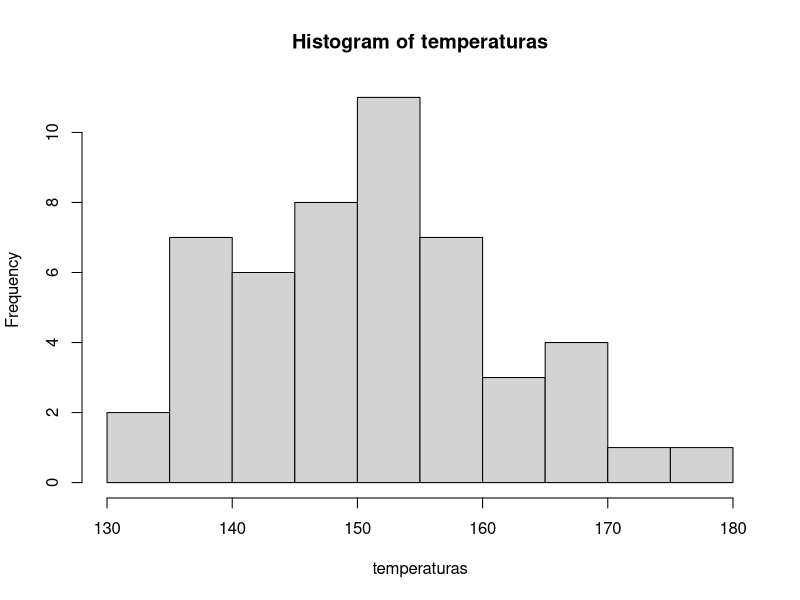
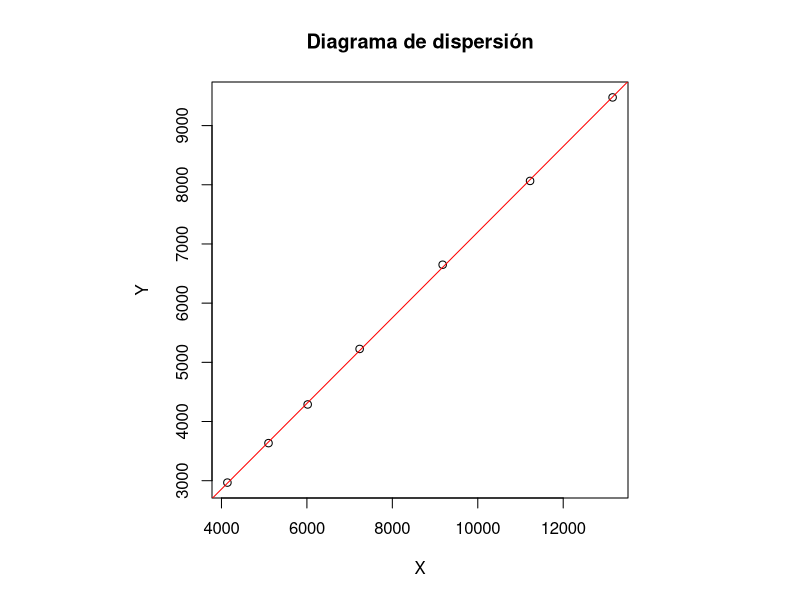

These charts were generated, in order, by the following R code:
## ---- chunk 1
    # Datos de los tiempos de reparación y costes 

    tiempos_reparacion <- c(159, 280, 101, 212, 224, 379, 179, 264) 
    costes <- c(23.12, 43.15, 34.95, 54.23, 65.65, 22.45, 45.78, 87.65) 
## ---- chunk 2
    tiempo_minimo <- min(tiempos_reparacion) 
## ---- chunk 3
    tiempo_maximo <- max(tiempos_reparacion) 
## ---- chunk 4
    posicion_coste_minimo <- which(costes == min(costes)) 
    posicion_coste_maximo <- which(costes == max(costes)) 
## ---- chunk 5
    tiempos_reparacion_dias <- tiempos_reparacion / 24 
## ---- chunk 6
    tiempos_reparacion_filtrados <- tiempos_reparacion[
      -c( which(
          tiempos_reparacion==min(tiempos_reparacion)),
          which(tiempos_reparacion==max(tiempos_reparacion))
        )
    ] 
## ---- chunk 7
    reparaciones <- data.frame(Tiempo = tiempos_reparacion, Coste = costes)
## ---- chunk 8
    nombres_columnas <- colnames(reparaciones)
## ---- chunk 9
    reparaciones_impares <- reparaciones[seq(1, nrow(reparaciones), by = 2), ]
## ---- chunk 10
# Datos de las temperaturas
temperaturas <- c(138, 167, 151, 170, 175, 138, 148, 153, 178, 142,
                  137, 157, 145, 146, 148, 155, 167, 142, 154, 133,
                  133, 152, 157, 149, 169, 159, 148, 150, 153, 145,
                  140, 161, 156, 149, 152, 140, 146, 151, 143, 140,
                  152, 138, 160, 153, 165, 157, 158, 162, 155, 144)

intervalos <- cut(temperaturas, breaks = c(131.5, 137.5, 143.5, 149.5, 155.5, 161.5, 167.5, 173.5, 179.5))

# Crear el archivo de texto
write.table(intervalos, "temperaturas.txt", row.names = FALSE, col.names = FALSE, quote = FALSE)

# Mensaje de confirmación
print("El archivo 'temperaturas.txt' ha sido creado y guardado correctamente.")
## ---- chunk 11

# Crear el histograma
histograma <- hist(temperaturas)

# Guardar el histograma en un archivo .R
save(histograma, file = "histograma.R")

# Mensaje de confirmación
print("El archivo 'histograma.R' ha sido creado y guardado correctamente.")
## ---- chunk 12
# vector con los datos
X <- c(39, 42, 44, 46, 49)
Y <- c(104, 103.7, 103.4, 103.1, 103)

# Coeficiente de variación
# - Calculamos la desviación estandar (SD)
# - Calculamos la media (mean)
CV_X <- sd(X) / mean(X) * 100
CV_Y <- sd(Y) / mean(Y) * 100
# Imprimimos resultados
CV_X
CV_Y
## ---- chunk 13
# Coeficiente de correlación
correlation <- cor(X, Y)

correlation
## ---- chunk 14
zoo <- data.frame(Visitantes = c(104, 103.7, 103.4, 103.1, 103),
  Lluvia = c(39, 42, 44, 46, 49))
modelo <- lm(Visitantes ~ Lluvia, data = zoo)
prediccion <- predict(modelo, newdata = data.frame(Lluvia = 56))
prediccion
## ---- chunk 15
x <- c (39, 42, 44, 46, 49)
y <- c (104, 103.7, 103.4, 103.1, 103)
r = cor (x, y)
r2 = r^2
r2
## ---- chunk 16
x<-c(4139,5101,6018,7234,9178,11224,13156)
y<-c(2968,3635,4288,5226,6649,8065,9476)
#Relacionamos Private con gross siendo Private dependiente de Gross
model <- y~x
#lm() se encarga de hacer el ajuste del modelo de regresion
reg <- lm(model)
#Representacion
par(pty = "s")
plot(model, main="Diagrama de dispersión", xlab = "X", ylab="Y")
abline(reg, col="red")
## ---- chunk 17
r = cor (x, y, method = "pearson")
r 
## ---- chunk 18
r = cor (x, y, method = "pearson")
r2 = r^2
r2
## ---- chunk 19
# Coeficientes de la línea de regresión
beta_0 <- coef(model)[1]
beta_1 <- coef(model)[2]

# Valores de PIB para estimar el PDC
GDP_estimado <- c(10000, 150000)

# Estimación del PDC correspondiente
PDC_estimado <- beta_0 + beta_1 * GDP_estimado
PDC_estimado
## ---- chunk 20
# Definimos los parámetros
n <- 10
p <- 0.2
# Calculamos la probabilidad de que al menos dos componentes fallen
prob_un_o_menos_fallos <- pbinom(1, size = n, prob = p)
prob_al_menos_dos_fallos <- 1 - prob_un_o_menos_fallos
prob_al_menos_dos_fallos
## ---- chunk 21
media <- 110  # media poblacional
sd <- 20  # desviación estándar poblacional
n <- 64  # tamaño de la muestra
x <- 115  # valor de la media muestral

# calcular el puntaje z
z <- (x - media) / (sd / sqrt(n))

# calcular la probabilidad correspondiente utilizando la distribución normal
prob <- 1 - pnorm(z)
prob
## ---- chunk 22
prob <- 1 - pnorm(115, mean = 110, sd = 20/sqrt(64))
prob
## ---- chunk 23
defectuosos = (3000*2)/1000
prob_no_pinchazo <- dpois(0, defectuosos)
prob_no_pinchazo
## ---- chunk 24
defectuosos = (3000*2)/1000
prob_no_pinchazo <- dpois(5, defectuosos)
prob_no_pinchazo
## ---- chunk 25
defectuosos = (3000*2)/1000
prob_menos_4 <- ppois(3, defectuosos)
prob_menos_4
## ---- chunk 26
x <- pnorm(0.12, mean = 0, sd = 1)
print(x)
## ---- chunk 27
x <- 1- pnorm(1.3, mean = 0, sd = 1)
print(x)
## ---- chunk 28
x <- qnorm(0.881, mean = 0, sd = 1)
print(x)
## ---- chunk 29
x <- pnorm(((29000-29321)/(2120/(sqrt(100)))), mean = 0, sd = 1)
print(x)
## ---- chunk 30
x <- pnorm(29000, mean = 29321, sd = 2120/sqrt(100))
print(x)
## ---- chunk 31
# Número de ensayos
n <- 100

# Número de éxitos
k <- 100

# Probabilidad de éxito en un solo ensayo
p <- 0.998

# Calcula la probabilidad usando la distribución binomial
probabilidad <- choose(n, k) * p^k * (1 - p)^(n - k)

# Imprime el resultado
probabilidad
## ---- chunk 32
# Tasa de fallos por minuto
tasa_fallos <- 10^(-4)

# Número de minutos en el viaje
minutos_viaje <- 180

# Valor esperado o media
lambda <- tasa_fallos * minutos_viaje

# Número de eventos (fallos) que queremos calcular
k <- 1 # En este caso, queremos calcular la probabilidad de que falle al menos una vez.

# Calcula la probabilidad usando la distribución de Poisson
probabilidad <- 1 - ppois(k - 1, lambda)

# Imprime el resultado
probabilidad
## ---- chunk 33
# Tasa media de fallos
lambda <- 0.2

# Probabilidad deseada
probabilidad_deseada <- 0.99

# Calcula el tiempo necesario para asegurar con la probabilidad deseada
tiempo_cambio <- -log(probabilidad_deseada) / lambda

# Imprime el resultado
tiempo_cambio
## ---- chunk 34

# Parámetros de la distribución
media <- 5.3
desviacion <- 1.5

# Valor z para una nota de sobresaliente
valor_z <- (1.0 - media) / desviacion

# Número de estudiantes con sobresaliente
estudiantes_sobresaliente <- (1 - pnorm(valor_z)) * 153-134

# Imprimir el resultado
round(estudiantes_sobresaliente)


## ---- chunk 35
# Datos para la muestra de 400 varillas forjadas
n1 <- 400
x_bar1 <- 172
s2 <- 16

# Cálculo del error estándar de la media (SE)
SE1 <- sqrt(s2 / n1)

# Cálculo del margen de error (ME) utilizando una distribución t
ME1 <- qt(0.975, df = n1-1) * SE1

# Cálculo del intervalo de confianza
conf_interval1 <- c(x_bar1 - ME1, x_bar1 + ME1)

# Imprimir el resultado
print(conf_interval1)
## ---- chunk 36
# Datos para la muestra de 40 varillas forjadas
n2 <- 40
x_bar2 <- 172
s2 <- 16

# Cálculo del error estándar de la media (SE)
SE2 <- sqrt(s2 / n2)

# Cálculo del margen de error (ME) utilizando una distribución t
ME2 <- qt(0.975, df = n2-1) * SE2

# Cálculo del intervalo de confianza
conf_interval2 <- c(x_bar2 - ME2, x_bar2 + ME2)

# Imprimir el resultado
print(conf_interval2)
